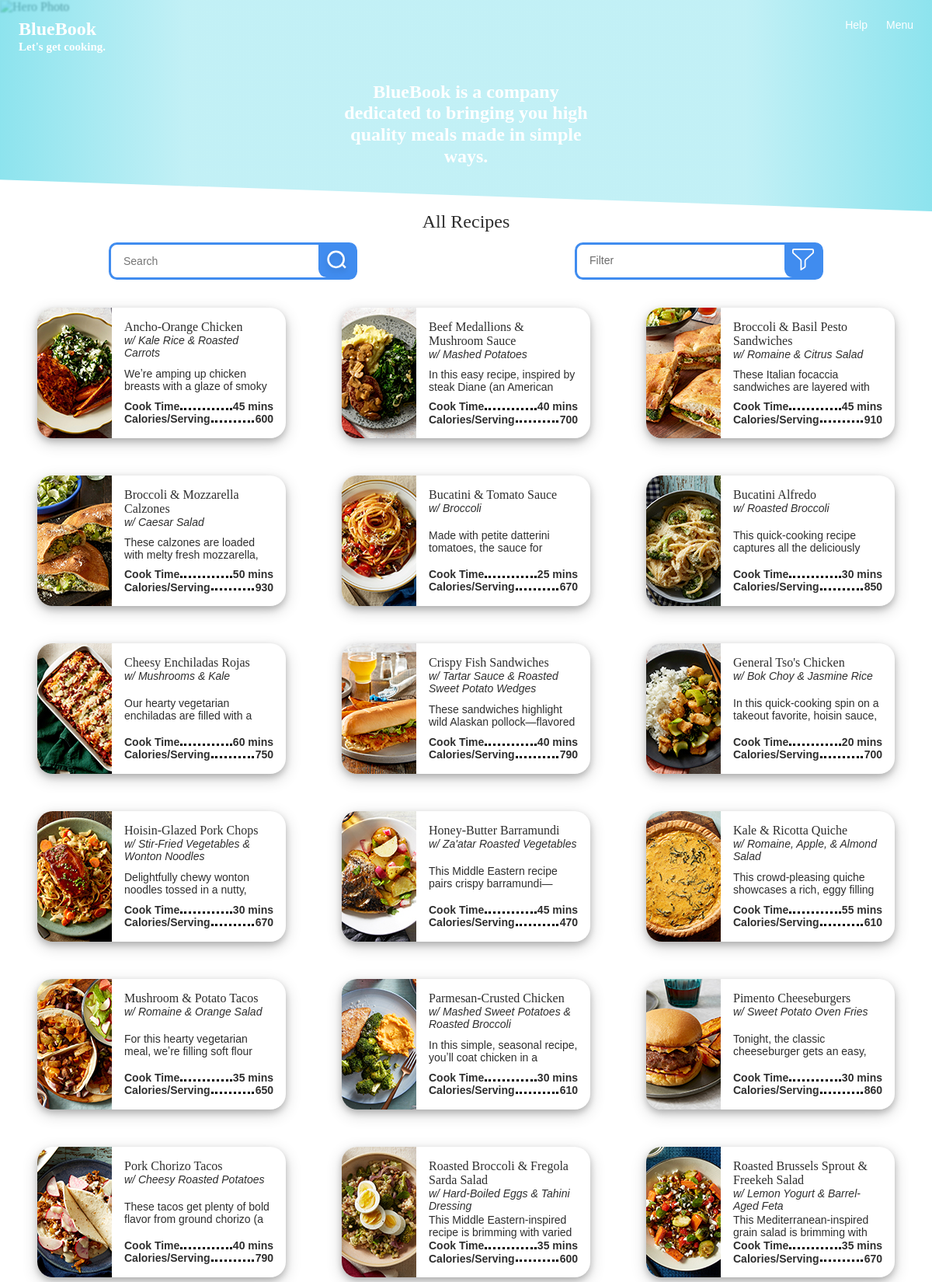
Page /beta/index.php (upper part) on the committed database.
### tables this page shows
CREATE TABLE `recipes` (
  `id` int(11) NOT NULL,
  `title` varchar(42) DEFAULT NULL,
  `subtitle` varchar(45) DEFAULT NULL,
  `visibility` varchar(1) DEFAULT NULL,
  `description` varchar(416) DEFAULT NULL,
  `cook_time` int(2) DEFAULT NULL,
  `servings` int(1) DEFAULT NULL,
  `cal_per_serving` int(3) DEFAULT NULL,
  `protein` varchar(10) DEFAULT NULL,
  `main_img` varchar(60) DEFAULT NULL,
  `ingredients_img` varchar(33) DEFAULT NULL,
  `step_imgs` varchar(419) DEFAULT NULL,
  `all_ingredients` varchar(424) DEFAULT NULL,
  `all_steps` varchar(5000) DEFAULT NULL,
  `how_to_img` varchar(59) DEFAULT NULL,
  `how_to_name` varchar(44) DEFAULT NULL,
  `how_to_desc` varchar(877) DEFAULT NULL,
  `how_to_link` varchar(41) DEFAULT NULL
);

### beta/index.php (the view, shortened to what this page needs)
<!DOCTYPE html>
<html lang="en" id="html">
<head>
    <link rel="stylesheet" href="css/normalize.css">
    <link rel="stylesheet" href="css/main.css">
</head>
<body>
<?php include_once 'include/header.php'; ?>
    <main>
        <h1 id="title">All Recipes</h1>
        <div id="criteria">
            <form id="search" method="GET" action="index.php">
                <input id="search-input" type="search" name="search" placeholder="Search">
                <button id="search-button" name="submit" type="submit" value="submit">
                </button>
            </form>
            <div class="filter" closed>
                <div id="filter-hitbox"></div>
                <p class="input-head-title">Filter</p>
                <button id="filter-button">
                </button>
            </div>
        </div>
<div id="cards">
    <?php
        include_once 'include/db.php';
        if(isset($filter_query)) {
            $sql = $filter_query;
        } else if(isset($_GET['submit'])) {
            $search = htmlspecialchars($_GET['search']);
            $sql = "SELECT * FROM recipes WHERE visibility='y' AND (title LIKE '%{$search}%' OR subtitle LIKE '%{$search}%' OR all_ingredients LIKE '%{$search}%');";
        } else {
            $sql = "SELECT * FROM recipes WHERE visibility='y';";
        }
        $result = mysqli_query($connection, $sql);
        if (mysqli_num_rows($result) > 0) {
            while ($row = mysqli_fetch_assoc($result)) {
                echo "<div class='card'>";
                    echo "<a href='recipe.php?id={$row['id']}'>";
                        echo "<div class='card-photo-area'>";
                            echo "<img src='graphics/cards/{$row['main_img']}' alt='recipe #{$row['id']} Photo'>";
                        echo "</div>";
                        echo "<div class='card-content'>";
                            echo "<div class='card-area-name>";
                                echo "<h2 class='card-title'>{$row['title']}</h2>";
                                echo "<p class='card-subtitle'>{$row['subtitle']}</p>";
                            echo "</div>";
                            echo "<p class='card-desc'>{$row['description']}</p>";
                            echo "<div class='card-area-stats'>";
                                echo "<div class='card-span'>";
                                    echo "<p class='card-mins-prefix'>Cook Time</p>";
                                    echo "<div class='card-span-line1'></div>";
                                        echo "<p class='card-mins'>{$row['cook_time']} mins</p>";
                                    echo "</div>";
                                echo "<div class='card-span'>";
                                    echo "<p class='card-cals-prefix'>Calories/Serving</p>";
                                    echo "<div class='card-span-line2'></div>";
                                    echo "<p class='card-cals'>{$row['cal_per_serving']}</p>";
                                echo "</div>";
                            echo "</div>";
                        echo "</div>";
                    echo "</a>";
                echo "</div>";
            }
        } else {
            echo "There are no recipes!";
        }
    ?>
</div>
</main>
</body>
</html>

### beta/include/header.php (shortened to what this page needs)
<header>
        <div id="hero">
            <div id="hero-content">
                <div id="hero-content-upper">
                    <a href="<?php echo $directory_level ?>index.php">
                        <h1 class="hero-title">BlueBook</h1>
                        <h2>Let's get cooking.</h2>
                    </a>
                    <div id="hero-links">
                        <?php
                            if (empty($directory_level)) {
                                echo '<p id="header-help-link">Help</p>';
                            }
                        ?>
                        <p id="header-menu-link">Menu</p>
                    </div>
                </div>
                <h1 id="hero-text">BlueBook is a company dedicated to bringing you high quality meals made in simple ways.</h1>
            </div>
        </div>
</header>

### rows in the picture
recipes: main_img (picture), title "Ancho-Orange Chicken", subtitle "w/ Kale Rice & Roasted Carrots", description "Weʼre amping up chicken breasts with a glaze of smoky…", cook_time "45", cal_per_serving "600"
recipes: main_img (picture), title "Beef Medallions & Mushroom Sauce", subtitle "w/ Mashed Potatoes", description "In this easy recipe, inspired by steak Diane (an American…", cook_time "40", cal_per_serving "700"
recipes: main_img (picture), title "Broccoli & Basil Pesto Sandwiches", subtitle "w/ Romaine & Citrus Salad", description "These Italian focaccia sandwiches are layered with…", cook_time "45", cal_per_serving "910"
recipes: main_img (picture), title "Broccoli & Mozzarella Calzones", subtitle "w/ Caesar Salad", description "These calzones are loaded with melty fresh mozzarella,…", cook_time "50", cal_per_serving "930"
recipes: main_img (picture), title "Bucatini & Tomato Sauce", subtitle "w/ Broccoli", description "Made with petite datterini tomatoes, the sauce for…", cook_time "25", cal_per_serving "670"
recipes: main_img (picture), title "Bucatini Alfredo", subtitle "w/ Roasted Broccoli", description "This quick-cooking recipe captures all the deliciously…", cook_time "30", cal_per_serving "850"
recipes: main_img (picture), title "Cheesy Enchiladas Rojas", subtitle "w/ Mushrooms & Kale", description "Our hearty vegetarian enchiladas are filled with a…", cook_time "60", cal_per_serving "750"
recipes: main_img (picture), title "Crispy Fish Sandwiches", subtitle "w/ Tartar Sauce & Roasted Sweet Potato Wedges", description "These sandwiches highlight wild Alaskan pollock—flavored…", cook_time "40", cal_per_serving "790"
recipes: main_img (picture), title "General Tso's Chicken", subtitle "w/ Bok Choy & Jasmine Rice", description "In this quick-cooking spin on a takeout favorite, hoisin sauce,…", cook_time "20", cal_per_serving "700"
recipes: main_img (picture), title "Hoisin-Glazed Pork Chops", subtitle "w/ Stir-Fried Vegetables & Wonton Noodles", description "Delightfully chewy wonton noodles tossed in a nutty,…", cook_time "30", cal_per_serving "670"
recipes: main_img (picture), title "Honey-Butter Barramundi", subtitle "w/ Za'atar Roasted Vegetables", description "This Middle Eastern recipe pairs crispy…", cook_time "45", cal_per_serving "470"
recipes: main_img (picture), title "Kale & Ricotta Quiche", subtitle "w/ Romaine, Apple, & Almond Salad", description "This crowd-pleasing quiche showcases a rich, eggy filling…", cook_time "55", cal_per_serving "610"
recipes: main_img (picture), title "Mushroom & Potato Tacos", subtitle "w/ Romaine & Orange Salad", description "For this hearty vegetarian meal, weʼre filling soft flour…", cook_time "35", cal_per_serving "650"
recipes: main_img (picture), title "Parmesan-Crusted Chicken", subtitle "w/ Mashed Sweet Potatoes & Roasted Broccoli", description "In this simple, seasonal recipe, youʼll coat chicken in a…", cook_time "30", cal_per_serving "610"
recipes: main_img (picture), title "Pimento Cheeseburgers", subtitle "w/ Sweet Potato Oven Fries", description "Tonight, the classic cheeseburger gets an easy,…", cook_time "30", cal_per_serving "860"
recipes: main_img (picture), title "Pork Chorizo Tacos", subtitle "w/ Cheesy Roasted Potatoes", description "These tacos get plenty of bold flavor from ground chorizo (a…", cook_time "40", cal_per_serving "790"
recipes: main_img (picture), title "Roasted Broccoli & Fregola Sarda Salad", subtitle "w/ Hard-Boiled Eggs & Tahini Dressing", description "This Middle Eastern-inspired recipe is brimming with varied…", cook_time "35", cal_per_serving "600"
recipes: main_img (picture), title "Roasted Brussels Sprout & Freekeh Salad", subtitle "w/ Lemon Yogurt & Barrel-Aged Feta", description "This Mediterranean-inspired grain salad is brimming with…", cook_time "35", cal_per_serving "670"
